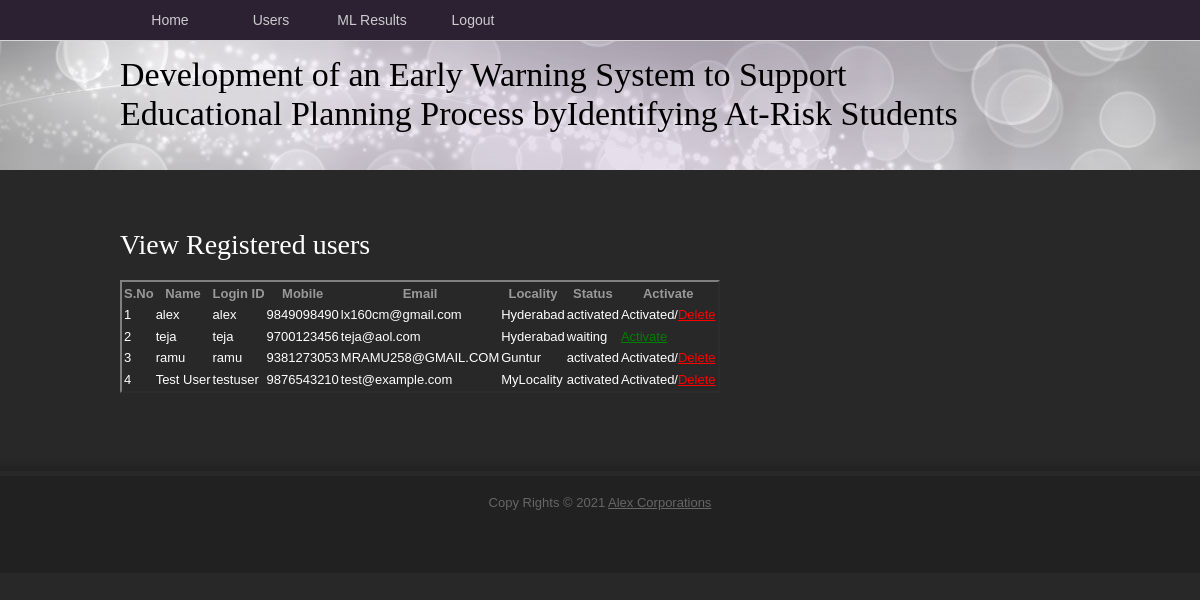
Page /ViewRegisteredUsers/ on the committed database.
### EducationalPlanning/users/models.py (models this page shows, shortened)
class UserRegistrationModel(models.Model):
    name = models.CharField(max_length=100)
    loginid = models.CharField(unique=True, max_length=100)
    password = models.CharField(max_length=100)
    mobile = models.CharField(unique=True, max_length=100)
    email = models.CharField(unique=True, max_length=100)
    locality = models.CharField(max_length=100)
    address = models.CharField(max_length=1000)
    city = models.CharField(max_length=100)
    state = models.CharField(max_length=100)
    status = models.CharField(max_length=100)
    class Meta:
        db_table = 'UserRegistrations'

### EducationalPlanning/admins/views.py (the view)
# urls.py: path("ViewRegisteredUsers/", admins.ViewRegisteredUsers, name="ViewRegisteredUsers"),
def ViewRegisteredUsers(request):
    data = UserRegistrationModel.objects.all()
    return render(request, 'admins/RegisteredUsers.html', {'data': data})

### EducationalPlanning/assets/templates/admins/RegisteredUsers.html (shortened to what this page needs)
{%extends 'admins/adminbase.html'%}
{%block contents%}
<div id="tooplate_main">
		<h2>View Registered users</h2>
						<p>
 <table border="2px" class="table table-hover table-dark" >
                    <thead>
                    <tr class="table-danger">
                        <th scope="col">S.No</th>
                        <th scope="col">Name</th>
                        <th scope="col">Login ID</th>
                        <th scope="col">Mobile</th>
                        <th scope="col">Email</th>
                        <th scope="col">Locality</th>
                        <th scope="col">Status</th>
                        <th scope="col">Activate</th>
                    </tr>
                    </thead>
                    <tbody>
                    {% for i in data %}
                    <tr scope="row" style="color: WHITE;">
                        <td>{{forloop.counter}}</td>
                        <td>{{i.name}}</td>
                        <td>{{i.loginid}}</td>
                        <td>{{i.mobile}}</td>
                        <td>{{i.email}}</td>
                        <td>{{i.locality}}</td>
                        <td>{{i.status}}</td>
                        {% if i.status == 'waiting' %}
                        <td><a class="btn-link" href="/AdminActivaUsers/?uid={{ i.id }}"
                               style="color:GREEN">Activate</a></td>
                        {% else %}
                        <td> Activated/<a class="btn-link" href="/DeleteUsers/?uid={{ i.id }}"
                               style="color:RED">Delete</a></td>
                        {% endif %}
                    </tr>
                    {% endfor %}
                    </tbody>
                </table>
			<div class="cleaner h40"></div>
    </div>
{%endblock%}

### EducationalPlanning/assets/templates/admins/adminbase.html (shortened to what this page needs)
{%load static%}
<!DOCTYPE html PUBLIC "-//W3C//DTD XHTML 1.0 Transitional//EN" "http://www.w3.org/TR/xhtml1/DTD/xhtml1-transitional.dtd">
<html xmlns="http://www.w3.org/1999/xhtml">
<head>
    <link href="{%static 'css/tooplate_style.css'%}" rel="stylesheet" type="text/css"/>
    <link rel="stylesheet" type="text/css" href="{%static 'css/ddsmoothmenu.css'%}"/>
    <link href="{%static 'css_pirobox/white/style.css'%}" media="screen" title="shadow" rel="stylesheet"
          type="text/css"/>
</head>
<body id="sub_page">
<div id="tooplate_wrapper_sp">
    <div id="tooplate_header_sp">
        <div id="tooplate_menu" class="ddsmoothmenu">
            <ul>
                <li><a href="{%url 'AdminHome'%}">Home</a></li>
                <li><a href="{%url 'ViewRegisteredUsers'%}">Users</a></li>
                <li><a href="{%url 'adminMLResults'%}">ML Results</a></li>
                <li><a href="{%url 'logout'%}">Logout</a></li>
            </ul>
            <br style="clear: left"/>
        </div>
        <div id="#">
            <br/>
            <h1>
                <span style="color:black">Development of an Early Warning System to Support <br/><br/>Educational Planning Process byIdentifying At-Risk Students</span>
            </h1>
        </div>
    </div>
    {%block contents%}
    {%endblock%}
</div>
<div id="tooplate_footer_wrapper">
    <div id="tooplate_footer">
        Copy Rights © 2021 <a href="#">Alex Corporations</a>
    </div>
</div>
</body>
</html>

### EducationalPlanning/assets/static/css/tooplate_style.css (style rules this page uses)
body { margin: 0; padding: 0; color: #999; font-family: Tahoma, Geneva, sans-serif; font-size: 13px; line-height: 1.5em; background-color: #282828; background-position: top; background-repeat: repeat-x }
#sub_page { background-image: url(../images/tooplate_body_sp.png); }
a, a:link, a:visited { color: #ffffff; font-weight: normal; ; }
p { margin: 0 0 10px 0; padding: 0; }
h1, h2, h3, h4, h5, h6 { color: #fff; font-weight: normal; font-family: Georgia, "Times New Roman", Times, serif }
h1 { font-size: 34px; margin: 0 0 30px; padding: 5px 0 }
h2 { font-size: 28px; margin: 0 0 20px; padding: 5px 0; }
.cleaner { clear: both }
.h40 { height: 40px }
#tooplate_wrapper_sp { width: 100%; background: url(../images/tooplate_header_sp.jpg) center top no-repeat }
#tooplate_header_sp { padding: 0 10px; width: 960px; height: 170px; margin: 0 auto; background: url(../images/tooplate_header_sp.jpg) center top no-repeat; }
#tooplate_menu { width: 960px; height: 40px; }
#tooplate_main { clear: both; width: 960px; padding: 60px 0 20px; margin: 0 auto; }
#tooplate_footer_wrapper { clear: both; width: 100%; background: #212121 url(../images/tooplate_footer.png) top repeat-x }
#tooplate_footer { clear: both; width: 960px; padding: 40px 10px 60px; margin: 0 auto; color: #666; text-align: center; }
#tooplate_footer a { color: #666 }

### EducationalPlanning/assets/static/css/ddsmoothmenu.css (style rules this page uses)
.ddsmoothmenu ul { z-index:100; margin: 0; padding: 0; list-style-type: none; }
.ddsmoothmenu ul li { position: relative; display: inline; float: left; }
.ddsmoothmenu ul li a { display: block; position: relative; width: 100px; height: 40px; line-height: 40px; margin: 0 1px 0 0; font-size: 14px; color: #ccc; text-align: center; text-decoration: none; font-weight: 400; outline: none; border: none; }

### EducationalPlanning/assets/static/css_pirobox/white/style.css (style rules this page uses)
.pirobox_content table,tbody,tr,th,td { margin:0;padding:0;border:none; }

### rows in the picture
UserRegistrationModel: name "alex", loginid "alex", mobile "9849098490", email "lx160cm@gmail.com", locality "Hyderabad", status "activated"
UserRegistrationModel: name "teja", loginid "teja", mobile "9700123456", email "teja@aol.com", locality "Hyderabad", status "waiting"
UserRegistrationModel: name "ramu", loginid "ramu", mobile "9381273053", email "MRAMU258@GMAIL.COM", locality "Guntur", status "activated"
UserRegistrationModel: name "Test User", loginid "testuser", mobile "9876543210", email "test@example.com", locality "MyLocality", status "activated"
